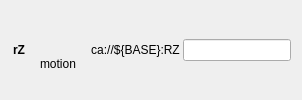
       <widget class="QWidget" name="tweak_widget_6" native="true">
        <layout class="QHBoxLayout" name="tweak_layout_6" stretch="0,0,0,0">
         <property name="spacing">
          <number>3</number>
         </property>
         <property name="topMargin">
          <number>1</number>
         </property>
         <property name="bottomMargin">
          <number>1</number>
         </property>
         <item>
          <widget class="PyDMLabel" name="PyDMLabel_6">
           <property name="font">
            <font>
             <weight>75</weight>
             <bold>true</bold>
            </font>
           </property>
           <property name="toolTip">
            <string/>
           </property>
           <property name="text">
            <string>rZ</string>
           </property>
           <property name="indent">
            <number>2</number>
           </property>
          </widget>
         </item>
         <item>
          <layout class="QVBoxLayout" name="moving_indicator_layout_6">
           <property name="topMargin">
            <number>0</number>
           </property>
           <item alignment="Qt::AlignHCenter">
            <widget class="PyDMByteIndicator" name="moving_indicator_6">
             <property name="sizePolicy">
              <sizepolicy hsizetype="Preferred" vsizetype="Preferred">
               <horstretch>0</horstretch>
               <verstretch>0</verstretch>
              </sizepolicy>
             </property>
             <property name="minimumSize">
              <size>
               <width>25</width>
               <height>25</height>
              </size>
             </property>
             <property name="maximumSize">
              <size>
               <width>25</width>
               <height>25</height>
              </size>
             </property>
             <property name="toolTip">
              <string/>
             </property>
             <property name="whatsThis">
              <string>
    Widget for graphical representation of bits from an integer number
    with support for Channels and more from PyDM

    Parameters
    ----------
    parent : QWidget
        The parent widget for the Label
    init_channel : str, optional
        The channel to be used by the widget.
    </string>
             </property>
             <property name="alarmSensitiveContent" stdset="0">
              <bool>false</bool>
             </property>
             <property name="channel" stdset="0">
              <string>ca://${BASE}:MOVING</string>
             </property>
             <property name="onColor" stdset="0">
              <color>
               <red>20</red>
               <green>100</green>
               <blue>239</blue>
              </color>
             </property>
             <property name="offColor" stdset="0">
              <color>
               <red>60</red>
               <green>60</green>
               <blue>60</blue>
              </color>
             </property>
             <property name="showLabels" stdset="0">
              <bool>false</bool>
             </property>
             <property name="circles" stdset="0">
              <bool>true</bool>
             </property>
            </widget>
           </item>
           <item alignment="Qt::AlignHCenter">
            <widget class="QLabel" name="moving_indicator_label_6">
             <property name="minimumSize">
              <size>
               <width>60</width>
               <height>0</height>
              </size>
             </property>
             <property name="text">
              <string>motion</string>
             </property>
             <property name="alignment">
              <set>Qt::AlignCenter</set>
             </property>
             <property name="wordWrap">
              <bool>true</bool>
             </property>
            </widget>
           </item>
          </layout>
         </item>
         <item>
          <widget class="PyDMLabel" name="user_readback_6">
           <property name="sizePolicy">
            <sizepolicy hsizetype="Expanding" vsizetype="Fixed">
             <horstretch>0</horstretch>
             <verstretch>0</verstretch>
            </sizepolicy>
           </property>
           <property name="minimumSize">
            <size>
             <width>0</width>
             <height>25</height>
            </size>
           </property>
           <property name="toolTip">
            <string/>
           </property>
           <property name="whatsThis">
            <string/>
           </property>
           <property name="styleSheet">
            <string notr="true"/>
           </property>
           <property name="text">
            <string>ca://${BASE}:RZ</string>
           </property>
           <property name="alignment">
            <set>Qt::AlignCenter</set>
           </property>
           <property name="showUnits" stdset="0">
            <bool>true</bool>
           </property>
           <property name="channel" stdset="0">
            <string>ca://${BASE}:RZ</string>
           </property>
          </widget>
         </item>
         <item>
          <widget class="PyDMLineEdit" name="PyDMLineEdit_6">
           <property name="toolTip">
            <string/>
           </property>
           <property name="channel" stdset="0">
            <string>ca://${BASE}:CMD:RZ</string>
           </property>
          </widget>
         </item>
        </layout>
       </widget>
